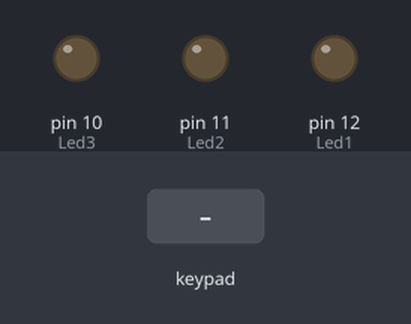
The sketch below on a simulated Arduino Uno, built with avr-gcc and run on an emulated ATmega328P. Shown: output pins drawn as LEDs (lit = HIGH). The inputs (shaded band) are chosen by the test bench.

Above: at 1.2 s.
1.3 s: keypad keys 4 3 2 # pressed 0.4 s apart
At 1.9 s:
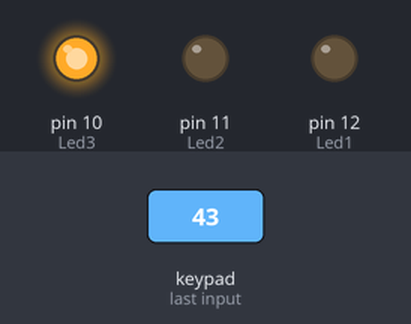
4.4 s: key '1' pressed
At 5.6 s:
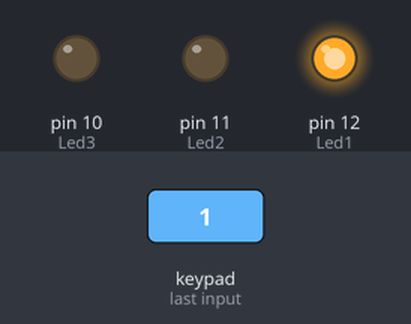
5.9 s: key '2' pressed
At 6.7 s:
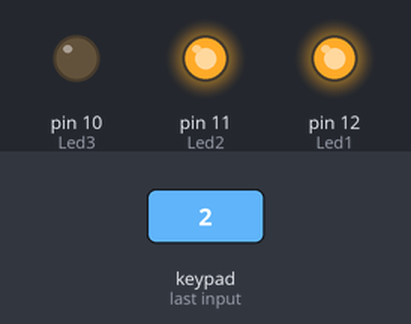
7.4 s: keypad keys 8 7 6 5 * pressed 0.4 s apart
At 10.3 s:
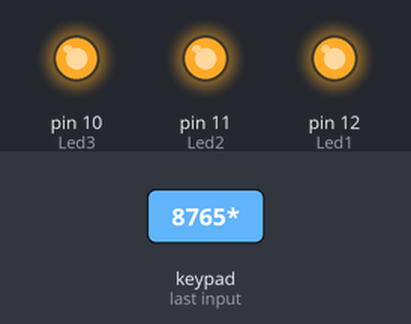
10.9 s: key '5' pressed
At 11.8 s:
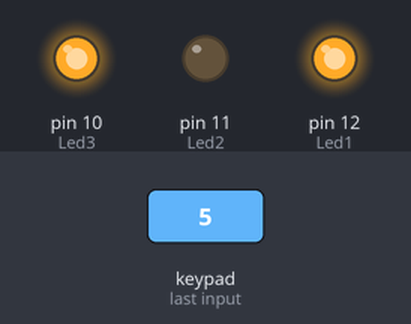
12.4 s: key '4' pressed
At 13.0 s:
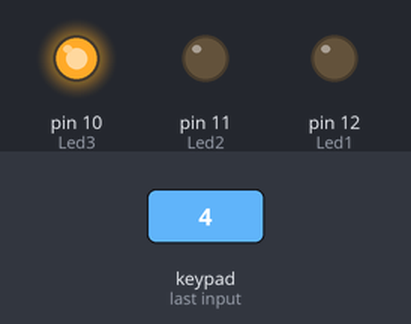
Timing chart, 0 to 14.9 s (numbered marks = the images above; inputs shaded):
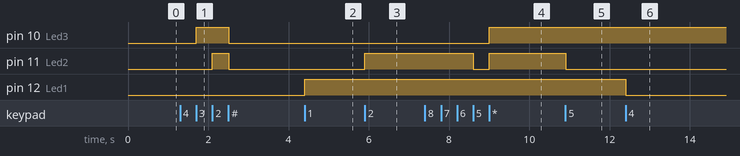

Measured:
- after the input at 1.3 s, pin 10 (Led3): LOW → HIGH after 0.40 s, → LOW 0.80 s later; pin 11 (Led2): LOW → HIGH after 0.80 s, → LOW 0.40 s later
- after the input at 4.4 s, pin 12 (Led1): LOW → HIGH at once
- after the input at 5.9 s, pin 11 (Led2): LOW → HIGH at once
- after the input at 7.4 s, pin 10 (Led3): LOW → HIGH after 1.6 s; pin 11 (Led2): HIGH → LOW after 1.2 s, → HIGH 0.39 s later
- after the input at 10.9 s, pin 11 (Led2): HIGH → LOW at once
- after the input at 12.4 s, pin 12 (Led1): HIGH → LOW at once

The sketch:

Kod.ino
```cpp
#include <Keypad.h>//Keypad Kütüphane ve Ayarlama
#define Satir 4
#define Sutun 3
char key[Satir][Sutun] = {
  {'1', '2', '3'},
  {'4', '5', '6'},
  {'7', '8', '9'},
  {'*', '0', '#'}
};
byte SatirPin[Satir] = {8, 7, 6, 5};
byte SutunPin[Sutun] = {4, 3, 2};
Keypad Tus = Keypad(makeKeymap(key), SatirPin, SutunPin, Satir, Sutun);
char basilanTus;
int Led1 = 12;
int Led2 = 11;
int Led3 = 10;
void setup() {
  pinMode(Led1, OUTPUT);
  pinMode(Led2, OUTPUT);
  pinMode(Led3, OUTPUT);
}
void loop() {
  basilanTus = Tus.getKey(); //Basılan tuşu kaydediyoruz.
  if (basilanTus != NO_KEY ) {  //Boş tuş değilse
    if (basilanTus == '1')
      digitalWrite(Led1, 1);
    else if (basilanTus == '2')
      digitalWrite(Led2, 1);
    else if (basilanTus == '3')
      digitalWrite(Led3, 1);
    else if (basilanTus == '4')
      digitalWrite(Led1, 0);
    else if (basilanTus == '5')
      digitalWrite(Led2, 0);
    else if (basilanTus == '6')
      digitalWrite(Led3, 0);
    else if (basilanTus == '*') {
      digitalWrite(Led1, 1);
      digitalWrite(Led2, 1);
      digitalWrite(Led3, 1);
    }
    else if (basilanTus == '#') {
      digitalWrite(Led1, 0);
      digitalWrite(Led2, 0);
      digitalWrite(Led3, 0);
    }
  }
}
```
